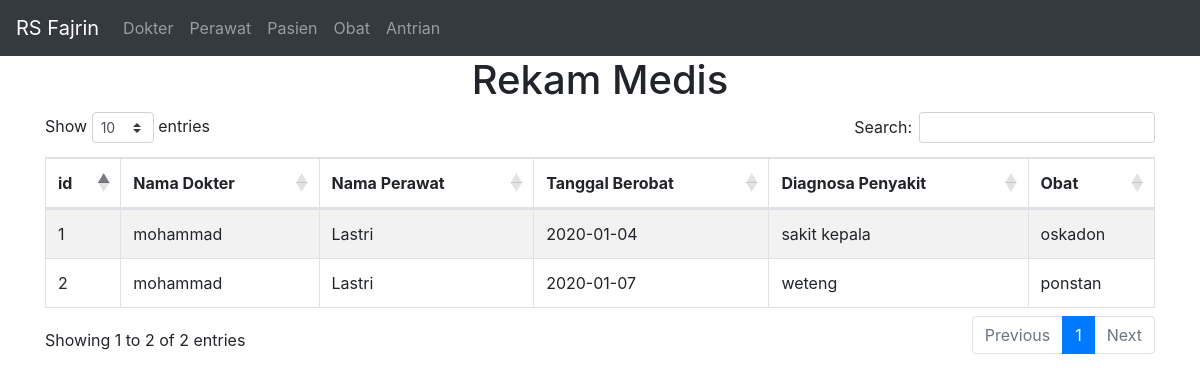
Page /rekam_medis_pasien/1 on the committed database.
### app.py (models this page shows)
class BaseModel(Model):
	class Meta:
		database=database

class rekam_medis(BaseModel):
	id = AutoField(primary_key=True)
	id_pasien = ForeignKeyField(pasien)
	id_dokter = ForeignKeyField(dokter)
	id_perawat = ForeignKeyField(perawat)
	penyakit = CharField(null=True)
	tanggal_berobat = DateField()
	list_obat = CharField(null=True)
	ditangani = BooleanField(default=False)

class dokter(BaseModel):
	id = AutoField(primary_key=True)
	nama = CharField()
	jenis_kelamin = CharField()
	alamat = TextField()
	no_telp = IntegerField()

class perawat(BaseModel):
	id = AutoField(primary_key=True)
	nama = CharField()
	jenis_kelamin = CharField()
	alamat = TextField()
	no_telp = IntegerField()

### app.py (the view)
@app.route('/rekam_medis_pasien/<id_pasien>')
def rekam_medis_pasien(id_pasien):
	datas = rekam_medis.select().join(dokter).switch(rekam_medis).join(perawat).where(rekam_medis.id_pasien == id_pasien)
	return render_template('rekam_medis_pasien.html',datas=datas)

### templates/rekam_medis_pasien.html (shortened to what this page needs)
<!doctype html>
<html lang="en">
  <head>
    <link rel="stylesheet" href="https://stackpath.bootstrapcdn.com/bootstrap/4.3.1/css/bootstrap.min.css">
    <link rel="stylesheet" href="https://cdn.datatables.net/1.10.20/css/dataTables.bootstrap4.min.css">
  </head>
  <body>
    <nav class="navbar navbar-expand-lg navbar-dark bg-dark">
      <a class="navbar-brand" href="/">RS Fajrin</a>
      <div class="collapse navbar-collapse" id="navbarNavAltMarkup">
        <div class="navbar-nav">
          <a class="nav-item nav-link" href="/dokter">Dokter</a>
          <a class="nav-item nav-link" href="/perawat">Perawat</a>
          <a href="/pasien" class="nav-item nav-link">Pasien</a>
          <a href="/obat" class="nav-item nav-link">Obat</a>
          <a href="/antrian_pasien" class="nav-item nav-link">Antrian</a>
        </div>
      </div>
    </nav>
    <div class="container">
      <h1 class="text-center">Rekam Medis</h1>
      <table class="table table-responsive-lg table-striped table-bordered data_table">
        <thead>
          <tr>
            <th>id</th>
            <th>Nama Dokter</th>
            <th>Nama Perawat</th>
            <th>Tanggal Berobat</th>
            <th>Diagnosa Penyakit</th>
            <th>Obat</th>
          </tr>
        </thead>
        <tbody>
          {% for data in datas %}
            <tr>
              <td>{{data.id}}</td>
              <td>{{data.id_dokter.nama}}</td>
              <td>{{data.id_perawat.nama}}</td>
              <td>{{data.tanggal_berobat}}</td>
              <td>{{data.penyakit}}</td>
              <td>{{data.list_obat}}</td>
            </tr>
          {% endfor %}
        </tbody>
      </table>
    </div>
  </body>
</html>

### rows in the picture
rekam_medis: id "1", id_dokter.nama "mohammad", id_perawat.nama "Lastri", tanggal_berobat "2020-01-04", penyakit "sakit kepala", list_obat "oskadon"
rekam_medis: id "2", id_dokter.nama "mohammad", id_perawat.nama "Lastri", tanggal_berobat "2020-01-07", penyakit "weteng", list_obat "ponstan"
